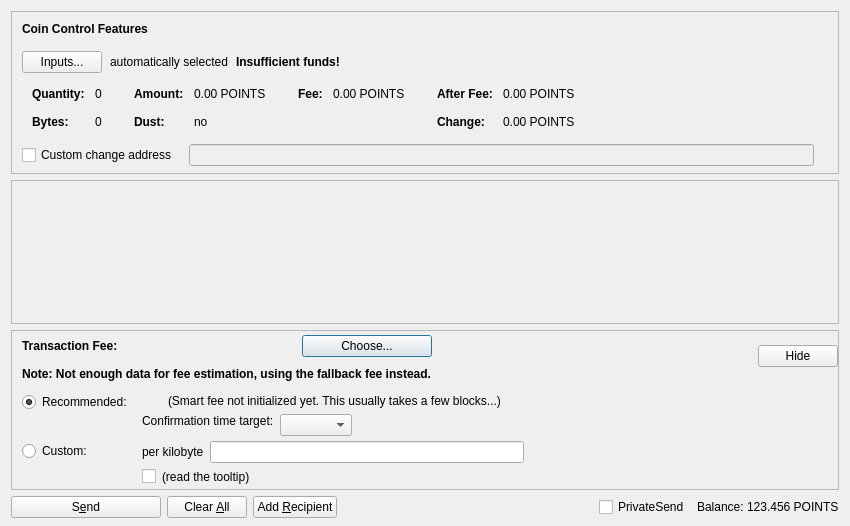
<?xml version="1.0" encoding="UTF-8"?>
<ui version="4.0">
 <class>SendCoinsDialog</class>
 <widget class="QDialog" name="SendCoinsDialog">
  <property name="geometry">
   <rect>
    <x>0</x>
    <y>0</y>
    <width>850</width>
    <height>526</height>
   </rect>
  </property>
  <property name="windowTitle">
   <string>Send Coins</string>
  </property>
  <layout class="QVBoxLayout" name="verticalLayout" stretch="0,1,0,0">
   <property name="bottomMargin">
    <number>8</number>
   </property>
   <item>
    <widget class="QFrame" name="frameCoinControl">
     <property name="sizePolicy">
      <sizepolicy hsizetype="Expanding" vsizetype="Expanding">
       <horstretch>0</horstretch>
       <verstretch>0</verstretch>
      </sizepolicy>
     </property>
     <property name="maximumSize">
      <size>
       <width>16777215</width>
       <height>16777215</height>
      </size>
     </property>
     <property name="frameShape">
      <enum>QFrame::StyledPanel</enum>
     </property>
     <property name="frameShadow">
      <enum>QFrame::Sunken</enum>
     </property>
     <layout class="QVBoxLayout" name="verticalLayoutCoinControl2">
      <property name="spacing">
       <number>0</number>
      </property>
      <property name="leftMargin">
       <number>0</number>
      </property>
      <property name="topMargin">
       <number>0</number>
      </property>
      <property name="rightMargin">
       <number>0</number>
      </property>
      <property name="bottomMargin">
       <number>6</number>
      </property>
      <item>
       <layout class="QVBoxLayout" name="verticalLayoutCoinControl" stretch="0,0,0,0,1">
        <property name="spacing">
         <number>0</number>
        </property>
        <property name="leftMargin">
         <number>10</number>
        </property>
        <property name="topMargin">
         <number>10</number>
        </property>
        <item>
         <layout class="QHBoxLayout" name="horizontalLayoutCoinControl1">
          <property name="bottomMargin">
           <number>15</number>
          </property>
          <item>
           <widget class="QLabel" name="labelCoinControlFeatures">
            <property name="sizePolicy">
             <sizepolicy hsizetype="Preferred" vsizetype="Maximum">
              <horstretch>0</horstretch>
              <verstretch>0</verstretch>
             </sizepolicy>
            </property>
            <property name="font">
             <font>
              <weight>75</weight>
              <bold>true</bold>
             </font>
            </property>
            <property name="styleSheet">
             <string notr="true">font-weight:bold;</string>
            </property>
            <property name="text">
             <string>Coin Control Features</string>
            </property>
           </widget>
          </item>
         </layout>
        </item>
        <item>
         <layout class="QHBoxLayout" name="horizontalLayoutCoinControl2" stretch="0,0,0,0">
          <property name="spacing">
           <number>8</number>
          </property>
          <property name="bottomMargin">
           <number>10</number>
          </property>
          <item>
           <widget class="QPushButton" name="pushButtonCoinControl">
            <property name="styleSheet">
             <string notr="true"/>
            </property>
            <property name="text">
             <string>Inputs...</string>
            </property>
            <property name="autoDefault">
             <bool>false</bool>
            </property>
           </widget>
          </item>
          <item>
           <widget class="QLabel" name="labelCoinControlAutomaticallySelected">
            <property name="text">
             <string>automatically selected</string>
            </property>
            <property name="margin">
             <number>5</number>
            </property>
           </widget>
          </item>
          <item>
           <widget class="QLabel" name="labelCoinControlInsuffFunds">
            <property name="font">
             <font>
              <weight>75</weight>
              <bold>true</bold>
             </font>
            </property>
            <property name="styleSheet">
             <string notr="true">font-weight:bold;</string>
            </property>
            <property name="text">
             <string>Insufficient funds!</string>
            </property>
            <property name="margin">
             <number>5</number>
            </property>
           </widget>
          </item>
          <item>
           <spacer name="horizontalSpacerCoinControl">
            <property name="orientation">
             <enum>Qt::Horizontal</enum>
            </property>
            <property name="sizeHint" stdset="0">
             <size>
              <width>40</width>
              <height>1</height>
             </size>
            </property>
           </spacer>
          </item>
         </layout>
        </item>
        <item>
         <widget class="QWidget" name="widgetCoinControl" native="true">
          <property name="sizePolicy">
           <sizepolicy hsizetype="Preferred" vsizetype="Preferred">
            <horstretch>0</horstretch>
            <verstretch>0</verstretch>
           </sizepolicy>
          </property>
          <property name="minimumSize">
           <size>
            <width>0</width>
            <height>0</height>
           </size>
          </property>
          <property name="styleSheet">
           <string notr="true"/>
          </property>
          <layout class="QHBoxLayout" name="horizontalLayoutCoinControl5">
           <property name="leftMargin">
            <number>0</number>
           </property>
           <property name="topMargin">
            <number>0</number>
           </property>
           <property name="rightMargin">
            <number>0</number>
           </property>
           <property name="bottomMargin">
            <number>0</number>
           </property>
           <item>
            <layout class="QHBoxLayout" name="horizontalLayoutCoinControl3" stretch="0,0,0,1">
             <property name="spacing">
              <number>20</number>
             </property>
             <property name="topMargin">
              <number>0</number>
             </property>
             <property name="bottomMargin">
              <number>10</number>
             </property>
             <item>
              <layout class="QFormLayout" name="formLayoutCoinControl1">
               <property name="horizontalSpacing">
                <number>10</number>
               </property>
               <property name="verticalSpacing">
                <number>14</number>
               </property>
               <property name="leftMargin">
                <number>10</number>
               </property>
               <property name="topMargin">
                <number>4</number>
               </property>
               <property name="rightMargin">
                <number>6</number>
               </property>
               <item row="0" column="0">
                <widget class="QLabel" name="labelCoinControlQuantityText">
                 <property name="font">
                  <font>
                   <weight>75</weight>
                   <bold>true</bold>
                  </font>
                 </property>
                 <property name="text">
                  <string>Quantity:</string>
                 </property>
                 <property name="margin">
                  <number>0</number>
                 </property>
                </widget>
               </item>
               <item row="0" column="1">
                <widget class="QLabel" name="labelCoinControlQuantity">
                 <property name="cursor">
                  <cursorShape>IBeamCursor</cursorShape>
                 </property>
                 <property name="contextMenuPolicy">
                  <enum>Qt::ActionsContextMenu</enum>
                 </property>
                 <property name="text">
                  <string notr="true">0</string>
                 </property>
                 <property name="margin">
                  <number>0</number>
                 </property>
                 <property name="textInteractionFlags">
                  <set>Qt::LinksAccessibleByMouse|Qt::TextSelectableByKeyboard|Qt::TextSelectableByMouse</set>
                 </property>
                </widget>
               </item>
               <item row="1" column="0">
                <widget class="QLabel" name="labelCoinControlBytesText">
                 <property name="font">
                  <font>
                   <weight>75</weight>
                   <bold>true</bold>
                  </font>
                 </property>
                 <property name="text">
                  <string>Bytes:</string>
                 </property>
                </widget>
               </item>
               <item row="1" column="1">
                <widget class="QLabel" name="labelCoinControlBytes">
                 <property name="cursor">
                  <cursorShape>IBeamCursor</cursorShape>
                 </property>
                 <property name="contextMenuPolicy">
                  <enum>Qt::ActionsContextMenu</enum>
                 </property>
                 <property name="text">
                  <string notr="true">0</string>
                 </property>
                 <property name="textInteractionFlags">
                  <set>Qt::LinksAccessibleByMouse|Qt::TextSelectableByKeyboard|Qt::TextSelectableByMouse</set>
                 </property>
                </widget>
               </item>
              </layout>
             </item>
             <item>
              <layout class="QFormLayout" name="formLayoutCoinControl2">
               <property name="horizontalSpacing">
                <number>10</number>
               </property>
               <property name="verticalSpacing">
                <number>14</number>
               </property>
               <property name="leftMargin">
                <number>6</number>
               </property>
               <property name="topMargin">
                <number>4</number>
               </property>
               <property name="rightMargin">
                <number>6</number>
               </property>
               <item row="0" column="0">
                <widget class="QLabel" name="labelCoinControlAmountText">
                 <property name="font">
                  <font>
                   <weight>75</weight>
                   <bold>true</bold>
                  </font>
                 </property>
                 <property name="text">
                  <string>Amount:</string>
                 </property>
                 <property name="margin">
                  <number>0</number>
                 </property>
                </widget>
               </item>
               <item row="0" column="1">
                <widget class="QLabel" name="labelCoinControlAmount">
                 <property name="cursor">
                  <cursorShape>IBeamCursor</cursorShape>
                 </property>
                 <property name="contextMenuPolicy">
                  <enum>Qt::ActionsContextMenu</enum>
                 </property>
                 <property name="text">
                  <string notr="true">0.00 POINTS</string>
                 </property>
                 <property name="textInteractionFlags">
                  <set>Qt::LinksAccessibleByMouse|Qt::TextSelectableByKeyboard|Qt::TextSelectableByMouse</set>
                 </property>
                </widget>
               </item>
               <item row="1" column="0">
                <widget class="QLabel" name="labelCoinControlLowOutputText">
                 <property name="font">
                  <font>
                   <weight>75</weight>
                   <bold>true</bold>
                  </font>
                 </property>
                 <property name="text">
                  <string>Dust:</string>
                 </property>
                </widget>
               </item>
               <item row="1" column="1">
                <widget class="QLabel" name="labelCoinControlLowOutput">
                 <property name="cursor">
                  <cursorShape>IBeamCursor</cursorShape>
                 </property>
                 <property name="contextMenuPolicy">
                  <enum>Qt::ActionsContextMenu</enum>
                 </property>
                 <property name="text">
                  <string notr="true">no</string>
                 </property>
                 <property name="textInteractionFlags">
                  <set>Qt::LinksAccessibleByMouse|Qt::TextSelectableByKeyboard|Qt::TextSelectableByMouse</set>
                 </property>
                </widget>
               </item>
              </layout>
             </item>
             <item>
              <layout class="QFormLayout" name="formLayoutCoinControl3">
               <property name="horizontalSpacing">
                <number>10</number>
               </property>
               <property name="verticalSpacing">
                <number>14</number>
               </property>
               <property name="leftMargin">
                <number>6</number>
               </property>
               <property name="topMargin">
                <number>4</number>
               </property>
               <property name="rightMargin">
                <number>6</number>
               </property>
               <item row="0" column="0">
                <widget class="QLabel" name="labelCoinControlFeeText">
                 <property name="font">
                  <font>
                   <weight>75</weight>
                   <bold>true</bold>
                  </font>
                 </property>
                 <property name="text">
                  <string>Fee:</string>
                 </property>
                 <property name="margin">
                  <number>0</number>
                 </property>
                </widget>
               </item>
               <item row="0" column="1">
                <widget class="QLabel" name="labelCoinControlFee">
                 <property name="cursor">
                  <cursorShape>IBeamCursor</cursorShape>
                 </property>
                 <property name="contextMenuPolicy">
                  <enum>Qt::ActionsContextMenu</enum>
                 </property>
                 <property name="text">
                  <string notr="true">0.00 POINTS</string>
                 </property>
                 <property name="textInteractionFlags">
                  <set>Qt::LinksAccessibleByMouse|Qt::TextSelectableByKeyboard|Qt::TextSelectableByMouse</set>
                 </property>
                </widget>
               </item>
              </layout>
             </item>
             <item>
              <layout class="QFormLayout" name="formLayoutCoinControl4">
               <property name="horizontalSpacing">
                <number>10</number>
               </property>
               <property name="verticalSpacing">
                <number>14</number>
               </property>
               <property name="leftMargin">
                <number>6</number>
               </property>
               <property name="topMargin">
                <number>4</number>
               </property>
               <property name="rightMargin">
                <number>6</number>
               </property>
               <item row="0" column="0">
                <widget class="QLabel" name="labelCoinControlAfterFeeText">
                 <property name="font">
                  <font>
                   <weight>75</weight>
                   <bold>true</bold>
                  </font>
                 </property>
                 <property name="text">
                  <string>After Fee:</string>
                 </property>
                 <property name="margin">
                  <number>0</number>
                 </property>
                </widget>
               </item>
               <item row="0" column="1">
                <widget class="QLabel" name="labelCoinControlAfterFee">
                 <property name="cursor">
                  <cursorShape>IBeamCursor</cursorShape>
                 </property>
                 <property name="contextMenuPolicy">
                  <enum>Qt::ActionsContextMenu</enum>
                 </property>
                 <property name="text">
                  <string notr="true">0.00 POINTS</string>
                 </property>
                 <property name="textInteractionFlags">
                  <set>Qt::LinksAccessibleByMouse|Qt::TextSelectableByKeyboard|Qt::TextSelectableByMouse</set>
                 </property>
                </widget>
               </item>
               <item row="1" column="0">
                <widget class="QLabel" name="labelCoinControlChangeText">
                 <property name="font">
                  <font>
                   <weight>75</weight>
                   <bold>true</bold>
                  </font>
                 </property>
                 <property name="text">
                  <string>Change:</string>
                 </property>
                </widget>
               </item>
               <item row="1" column="1">
                <widget class="QLabel" name="labelCoinControlChange">
                 <property name="cursor">
                  <cursorShape>IBeamCursor</cursorShape>
                 </property>
                 <property name="contextMenuPolicy">
                  <enum>Qt::ActionsContextMenu</enum>
                 </property>
                 <property name="text">
                  <string notr="true">0.00 POINTS</string>
                 </property>
                 <property name="textInteractionFlags">
                  <set>Qt::LinksAccessibleByMouse|Qt::TextSelectableByKeyboard|Qt::TextSelectableByMouse</set>
                 </property>
                </widget>
               </item>
              </layout>
             </item>
            </layout>
           </item>
          </layout>
         </widget>
        </item>
        <item>
         <layout class="QHBoxLayout" name="horizontalLayoutCoinControl4" stretch="0,0,0">
          <property name="spacing">
           <number>12</number>
          </property>
          <property name="sizeConstraint">
           <enum>QLayout::SetDefaultConstraint</enum>
          </property>
          <property name="topMargin">
           <number>5</number>
          </property>
          <property name="rightMargin">
           <number>5</number>
          </property>
          <item>
           <widget class="QCheckBox" name="checkBoxCoinControlChange">
            <property name="toolTip">
             <string>If this is activated, but the change address is empty or invalid, change will be sent to a newly generated address.</string>
            </property>
            <property name="text">
             <string>Custom change address</string>
            </property>
           </widget>
          </item>
          <item>
           <widget class="QValidatedLineEdit" name="lineEditCoinControlChange">
            <property name="enabled">
             <bool>false</bool>
            </property>
            <property name="sizePolicy">
             <sizepolicy hsizetype="Expanding" vsizetype="Fixed">
              <horstretch>0</horstretch>
              <verstretch>0</verstretch>
             </sizepolicy>
            </property>
           </widget>
          </item>
          <item>
           <widget class="QLabel" name="labelCoinControlChangeLabel">
            <property name="sizePolicy">
             <sizepolicy hsizetype="Preferred" vsizetype="Expanding">
              <horstretch>0</horstretch>
              <verstretch>0</verstretch>
             </sizepolicy>
            </property>
            <property name="minimumSize">
             <size>
              <width>0</width>
              <height>0</height>
             </size>
            </property>
            <property name="text">
             <string/>
            </property>
            <property name="margin">
             <number>3</number>
            </property>
           </widget>
          </item>
         </layout>
        </item>
        <item>
         <spacer name="verticalSpacerCoinControl">
          <property name="orientation">
           <enum>Qt::Vertical</enum>
          </property>
          <property name="sizeHint" stdset="0">
           <size>
            <width>800</width>
            <height>1</height>
           </size>
          </property>
         </spacer>
        </item>
       </layout>
      </item>
     </layout>
    </widget>
   </item>
   <item>
    <widget class="QScrollArea" name="scrollArea">
     <property name="widgetResizable">
      <bool>true</bool>
     </property>
     <widget class="QWidget" name="scrollAreaWidgetContents">
      <property name="geometry">
       <rect>
        <x>0</x>
        <y>0</y>
        <width>830</width>
        <height>68</height>
       </rect>
      </property>
      <layout class="QVBoxLayout" name="verticalLayout_2" stretch="0,1">
       <property name="leftMargin">
        <number>0</number>
       </property>
       <property name="topMargin">
        <number>0</number>
       </property>
       <property name="rightMargin">
        <number>0</number>
       </property>
       <property name="bottomMargin">
        <number>0</number>
       </property>
       <item>
        <layout class="QVBoxLayout" name="entries">
         <property name="spacing">
          <number>6</number>
         </property>
        </layout>
       </item>
       <item>
        <spacer name="verticalSpacer">
         <property name="orientation">
          <enum>Qt::Vertical</enum>
         </property>
         <property name="sizeHint" stdset="0">
          <size>
           <width>20</width>
           <height>40</height>
          </size>
         </property>
        </spacer>
       </item>
      </layout>
     </widget>
    </widget>
   </item>
   <item>
    <widget class="QFrame" name="frameFee">
     <property name="sizePolicy">
      <sizepolicy hsizetype="Expanding" vsizetype="Expanding">
       <horstretch>0</horstretch>
       <verstretch>0</verstretch>
      </sizepolicy>
     </property>
     <property name="maximumSize">
      <size>
       <width>16777215</width>
       <height>16777215</height>
      </size>
     </property>
     <property name="frameShape">
      <enum>QFrame::StyledPanel</enum>
     </property>
     <property name="frameShadow">
      <enum>QFrame::Sunken</enum>
     </property>
     <layout class="QVBoxLayout" name="verticalLayoutFee1">
      <property name="spacing">
       <number>0</number>
      </property>
      <property name="leftMargin">
       <number>0</number>
      </property>
      <property name="topMargin">
       <number>0</number>
      </property>
      <property name="rightMargin">
       <number>0</number>
      </property>
      <property name="bottomMargin">
       <number>0</number>
      </property>
      <item>
       <layout class="QVBoxLayout" name="verticalLayoutFee2" stretch="0,0,0">
        <property name="spacing">
         <number>0</number>
        </property>
        <property name="leftMargin">
         <number>10</number>
        </property>
        <property name="topMargin">
         <number>0</number>
        </property>
        <item>
         <layout class="QHBoxLayout" name="horizontalLayoutFee1">
          <property name="bottomMargin">
           <number>0</number>
          </property>
          <item>
           <layout class="QVBoxLayout" name="verticalLayoutFee7">
            <property name="spacing">
             <number>0</number>
            </property>
            <item>
             <spacer name="verticalSpacerSmartFee">
              <property name="orientation">
               <enum>Qt::Vertical</enum>
              </property>
              <property name="sizeType">
               <enum>QSizePolicy::Fixed</enum>
              </property>
              <property name="sizeHint" stdset="0">
               <size>
                <width>1</width>
                <height>4</height>
               </size>
              </property>
             </spacer>
            </item>
            <item>
             <layout class="QHBoxLayout" name="horizontalLayoutSmartFee">
              <property name="spacing">
               <number>10</number>
              </property>
              <item>
               <widget class="QLabel" name="labelFeeHeadline">
                <property name="sizePolicy">
                 <sizepolicy hsizetype="Preferred" vsizetype="Maximum">
                  <horstretch>0</horstretch>
                  <verstretch>0</verstretch>
                 </sizepolicy>
                </property>
                <property name="font">
                 <font>
                  <weight>75</weight>
                  <bold>true</bold>
                 </font>
                </property>
                <property name="styleSheet">
                 <string notr="true">font-weight:bold;</string>
                </property>
                <property name="text">
                 <string>Transaction Fee:</string>
                </property>
               </widget>
              </item>
              <item>
               <widget class="QLabel" name="labelFeeMinimized">
                <property name="text">
                 <string/>
                </property>
               </widget>
              </item>
              <item>
               <widget class="QPushButton" name="buttonChooseFee">
                <property name="text">
                 <string>Choose...</string>
                </property>
               </widget>
              </item>
             </layout>
            </item>
            <item>
             <spacer name="verticalSpacer_7">
              <property name="orientation">
               <enum>Qt::Vertical</enum>
              </property>
              <property name="sizeHint" stdset="0">
               <size>
                <width>1</width>
                <height>10</height>
               </size>
              </property>
             </spacer>
            </item>
            <item>
             <widget class="QLabel" name="fallbackFeeWarningLabel">
              <property name="font">
               <font>
                <weight>75</weight>
                <bold>true</bold>
               </font>
              </property>
              <property name="toolTip">
               <string>Using the fallbackfee can result in sending a transaction that will take several hours or days (or never) to confirm. Consider choosing your fee manually or wait until you have validated the complete chain.</string>
              </property>
              <property name="text">
               <string>Note: Not enough data for fee estimation, using the fallback fee instead.</string>
              </property>
              <property name="wordWrap">
               <bool>false</bool>
              </property>
             </widget>
            </item>
            <item>
             <spacer name="verticalSpacer_5">
              <property name="orientation">
               <enum>Qt::Vertical</enum>
              </property>
              <property name="sizeHint" stdset="0">
               <size>
                <width>1</width>
                <height>1</height>
               </size>
              </property>
             </spacer>
            </item>
           </layout>
          </item>
          <item>
           <spacer name="horizontalSpacer_4">
            <property name="orientation">
             <enum>Qt::Horizontal</enum>
            </property>
            <property name="sizeHint" stdset="0">
             <size>
              <width>1</width>
              <height>1</height>
             </size>
            </property>
           </spacer>
          </item>
          <item>
           <widget class="QPushButton" name="buttonMinimizeFee">
            <property name="toolTip">
             <string>collapse fee-settings</string>
            </property>
            <property name="text">
             <string>Hide</string>
            </property>
           </widget>
          </item>
         </layout>
        </item>
        <item>
         <widget class="QFrame" name="frameFeeSelection">
          <layout class="QVBoxLayout" name="verticalLayoutFee12">
           <property name="spacing">
            <number>0</number>
           </property>
           <property name="leftMargin">
            <number>0</number>
           </property>
           <property name="topMargin">
            <number>0</number>
           </property>
           <property name="rightMargin">
            <number>0</number>
           </property>
           <property name="bottomMargin">
            <number>0</number>
           </property>
           <item>
            <layout class="QGridLayout" name="gridLayoutFee">
             <property name="topMargin">
              <number>10</number>
             </property>
             <property name="bottomMargin">
              <number>4</number>
             </property>
             <property name="horizontalSpacing">
              <number>10</number>
             </property>
             <property name="verticalSpacing">
              <number>4</number>
             </property>
             <item row="1" column="1">
              <layout class="QVBoxLayout" name="verticalLayoutFee8">
               <property name="spacing">
                <number>6</number>
               </property>
               <item>
                <layout class="QHBoxLayout" name="horizontalLayoutFee13">
                 <item>
                  <widget class="QLabel" name="labelCustomPerKilobyte">
                   <property name="toolTip">
                    <string>If the custom fee is set to 1000 duffs and the transaction is only 250 bytes, then &quot;per kilobyte&quot; only pays 250 duffs in fee,&lt;br /&gt;while &quot;at least&quot; pays 1000 duffs. For transactions bigger than a kilobyte both pay by kilobyte.</string>
                   </property>
                   <property name="text">
                    <string>per kilobyte</string>
                   </property>
                  </widget>
                 </item>
                 <item>
                  <widget class="BitcoinAmountField" name="customFee"/>
                 </item>
                 <item>
                  <spacer name="horizontalSpacer_6">
                   <property name="orientation">
                    <enum>Qt::Horizontal</enum>
                   </property>
                   <property name="sizeHint" stdset="0">
                    <size>
                     <width>1</width>
                     <height>1</height>
                    </size>
                   </property>
                  </spacer>
                 </item>
                </layout>
               </item>
               <item>
                <layout class="QHBoxLayout" name="horizontalLayoutFee8">
                 <item>
                  <widget class="QCheckBox" name="checkBoxMinimumFee">
                   <property name="toolTip">
                    <string>Paying only the minimum fee is just fine as long as there is less transaction volume than space in the blocks.&lt;br /&gt;But be aware that this can end up in a never confirming transaction once there is more demand for points transactions than the network can process.</string>
                   </property>
                   <property name="text">
                    <string/>
                   </property>
                  </widget>
                 </item>
                 <item>
                  <widget class="QLabel" name="labelMinFeeWarning">
                   <property name="enabled">
                    <bool>true</bool>
                   </property>
                   <property name="toolTip">
                    <string>Paying only the minimum fee is just fine as long as there is less transaction volume than space in the blocks.&lt;br /&gt;But be aware that this can end up in a never confirming transaction once there is more demand for points transactions than the network can process.</string>
                   </property>
                   <property name="text">
                    <string>(read the tooltip)</string>
                   </property>
                   <property name="margin">
                    <number>5</number>
                   </property>
                  </widget>
                 </item>
                 <item>
                  <spacer name="horizontalSpacer_2">
                   <property name="orientation">
                    <enum>Qt::Horizontal</enum>
                   </property>
                   <property name="sizeHint" stdset="0">
                    <size>
                     <width>1</width>
                     <height>1</height>
                    </size>
                   </property>
                  </spacer>
                 </item>
                </layout>
               </item>
              </layout>
             </item>
             <item row="0" column="0">
              <layout class="QVBoxLayout" name="verticalLayoutFee4" stretch="0,1">
               <item>
                <widget class="QRadioButton" name="radioSmartFee">
                 <property name="text">
                  <string>Recommended:</string>
                 </property>
                 <property name="checked">
                  <bool>true</bool>
                 </property>
                 <attribute name="buttonGroup">
                  <string notr="true">groupFee</string>
                 </attribute>
                </widget>
               </item>
               <item>
                <spacer name="verticalSpacer_2">
                 <property name="orientation">
                  <enum>Qt::Vertical</enum>
                 </property>
                 <property name="sizeHint" stdset="0">
                  <size>
                   <width>1</width>
                   <height>1</height>
                  </size>
                 </property>
                </spacer>
               </item>
              </layout>
             </item>
             <item row="1" column="0">
              <layout class="QVBoxLayout" name="verticalLayoutFee9" stretch="0,1">
               <item>
                <widget class="QRadioButton" name="radioCustomFee">
                 <property name="text">
                  <string>Custom:</string>
                 </property>
                 <attribute name="buttonGroup">
                  <string notr="true">groupFee</string>
                 </attribute>
                </widget>
               </item>
               <item>
                <spacer name="verticalSpacer_6">
                 <property name="orientation">
                  <enum>Qt::Vertical</enum>
                 </property>
                 <property name="sizeHint" stdset="0">
                  <size>
                   <width>1</width>
                   <height>1</height>
                  </size>
                 </property>
                </spacer>
               </item>
              </layout>
             </item>
             <item row="0" column="1">
              <layout class="QVBoxLayout" name="verticalLayoutFee3" stretch="0,0,1">
               <property name="spacing">
                <number>6</number>
               </property>
               <property name="topMargin">
                <number>2</number>
               </property>
               <item>
                <layout class="QHBoxLayout" name="horizontalLayoutFee12">
                 <item>
                  <widget class="QLabel" name="labelSmartFee">
                   <property name="text">
                    <string/>
                   </property>
                   <property name="margin">
                    <number>2</number>
                   </property>
                  </widget>
                 </item>
                 <item>
                  <widget class="QLabel" name="labelFeeEstimation">
                   <property name="text">
                    <string/>
                   </property>
                  </widget>
                 </item>
                 <item>
                  <widget class="QLabel" name="labelSmartFee2">
                   <property name="text">
                    <string>(Smart fee not initialized yet. This usually takes a few blocks...)</string>
                   </property>
                   <property name="margin">
                    <number>2</number>
                   </property>
                  </widget>
                 </item>
                 <item>
                  <spacer name="horizontalSpacer_5">
                   <property name="orientation">
                    <enum>Qt::Horizontal</enum>
                   </property>
                   <property name="sizeHint" stdset="0">
                    <size>
                     <width>1</width>
                     <height>1</height>
                    </size>
                   </property>
                  </spacer>
                 </item>
                </layout>
               </item>
               <item>
                <layout class="QHBoxLayout" name="horizontalLayoutFee9">
                 <item>
                  <layout class="QVBoxLayout" name="verticalLayoutFee6">
                   <item>
                    <widget class="QLabel" name="labelSmartFee3">
                     <property name="text">
                      <string>Confirmation time target:</string>
                     </property>
                     <property name="margin">
                      <number>2</number>
                     </property>
                    </widget>
                   </item>
                   <item>
                    <spacer name="verticalSpacer_3">
                     <property name="orientation">
                      <enum>Qt::Vertical</enum>
                     </property>
                     <property name="sizeHint" stdset="0">
                      <size>
                       <width>1</width>
                       <height>1</height>
                      </size>
                     </property>
                    </spacer>
                   </item>
                  </layout>
                 </item>
                 <item>
                  <layout class="QVBoxLayout" name="verticalLayoutFee5">
                   <property name="rightMargin">
                    <number>30</number>
                   </property>
                   <item>
                    <layout class="QHBoxLayout" name="horizontalLayoutConfTarget">
                     <property name="bottomMargin">
                      <number>0</number>
                     </property>
                     <item>
                      <widget class="QComboBox" name="confTargetSelector"/>
                     </item>
                     <item>
                      <spacer name="horizontalSpacerConfTarget">
                       <property name="orientation">
                        <enum>Qt::Horizontal</enum>
                       </property>
                       <property name="sizeHint" stdset="0">
                        <size>
                         <width>40</width>
                         <height>20</height>
                        </size>
                       </property>
                      </spacer>
                     </item>
                    </layout>
                   </item>
                  </layout>
                 </item>
                </layout>
               </item>
               <item>
                <spacer name="verticalSpacer_4">
                 <property name="orientation">
                  <enum>Qt::Vertical</enum>
                 </property>
                 <property name="sizeHint" stdset="0">
                  <size>
                   <width>1</width>
                   <height>1</height>
                  </size>
                 </property>
                </spacer>
               </item>
              </layout>
             </item>
            </layout>
           </item>
          </layout>
         </widget>
        </item>
        <item>
         <spacer name="verticalSpacerFee">
          <property name="orientation">
           <enum>Qt::Vertical</enum>
          </property>
          <property name="sizeHint" stdset="0">
           <size>
            <width>800</width>
            <height>1</height>
           </size>
          </property>
         </spacer>
        </item>
       </layout>
      </item>
     </layout>
    </widget>
   </item>
   <item>
    <layout class="QHBoxLayout" name="horizontalLayout">
     <item>
      <widget class="QPushButton" name="sendButton">
       <property name="minimumSize">
        <size>
         <width>150</width>
         <height>0</height>
        </size>
       </property>
       <property name="toolTip">
        <string>Confirm the send action</string>
       </property>
       <property name="text">
        <string>S&amp;end</string>
       </property>
       <property name="autoDefault">
        <bool>false</bool>
       </property>
       <property name="default">
        <bool>false</bool>
       </property>
      </widget>
     </item>
     <item>
      <widget class="QPushButton" name="clearButton">
       <property name="sizePolicy">
        <sizepolicy hsizetype="Minimum" vsizetype="Fixed">
         <horstretch>0</horstretch>
         <verstretch>0</verstretch>
        </sizepolicy>
       </property>
       <property name="toolTip">
        <string>Clear all fields of the form.</string>
       </property>
       <property name="text">
        <string>Clear &amp;All</string>
       </property>
       <property name="autoDefault">
        <bool>false</bool>
       </property>
      </widget>
     </item>
     <item>
      <widget class="QPushButton" name="addButton">
       <property name="toolTip">
        <string>Send to multiple recipients at once</string>
       </property>
       <property name="text">
        <string>Add &amp;Recipient</string>
       </property>
       <property name="autoDefault">
        <bool>false</bool>
       </property>
      </widget>
     </item>
     <item>
      <spacer name="horizontalSpacer">
       <property name="orientation">
        <enum>Qt::Horizontal</enum>
       </property>
       <property name="sizeHint" stdset="0">
        <size>
         <width>40</width>
         <height>20</height>
        </size>
       </property>
      </spacer>
     </item>
     <item>
      <layout class="QHBoxLayout" name="horizontalLayout_2">
       <property name="spacing">
        <number>3</number>
       </property>
       <item>
        <widget class="QCheckBox" name="checkUsePrivateSend">
         <property name="minimumSize">
          <size>
           <width>95</width>
           <height>0</height>
          </size>
         </property>
         <property name="text">
          <string>PrivateSend</string>
         </property>
         <property name="checked">
          <bool>false</bool>
         </property>
        </widget>
       </item>
       <item>
        <widget class="QLabel" name="label">
         <property name="text">
          <string>Balance:</string>
         </property>
        </widget>
       </item>
       <item>
        <widget class="QLabel" name="labelBalance">
         <property name="sizePolicy">
          <sizepolicy hsizetype="Preferred" vsizetype="Fixed">
           <horstretch>0</horstretch>
           <verstretch>0</verstretch>
          </sizepolicy>
         </property>
         <property name="cursor">
          <cursorShape>IBeamCursor</cursorShape>
         </property>
         <property name="text">
          <string notr="true">123.456 POINTS</string>
         </property>
         <property name="textInteractionFlags">
          <set>Qt::LinksAccessibleByMouse|Qt::TextSelectableByKeyboard|Qt::TextSelectableByMouse</set>
         </property>
        </widget>
       </item>
      </layout>
     </item>
    </layout>
   </item>
  </layout>
 </widget>
 <customwidgets>
  <customwidget>
   <class>QValidatedLineEdit</class>
   <extends>QLineEdit</extends>
   <header>qvalidatedlineedit.h</header>
  </customwidget>
  <customwidget>
   <class>BitcoinAmountField</class>
   <extends>QLineEdit</extends>
   <header>bitcoinamountfield.h</header>
   <container>1</container>
  </customwidget>
 </customwidgets>
 <resources>
  <include location="../points.qrc"/>
 </resources>
 <connections/>
 <buttongroups>
  <buttongroup name="groupFee"/>
 </buttongroups>
</ui>
